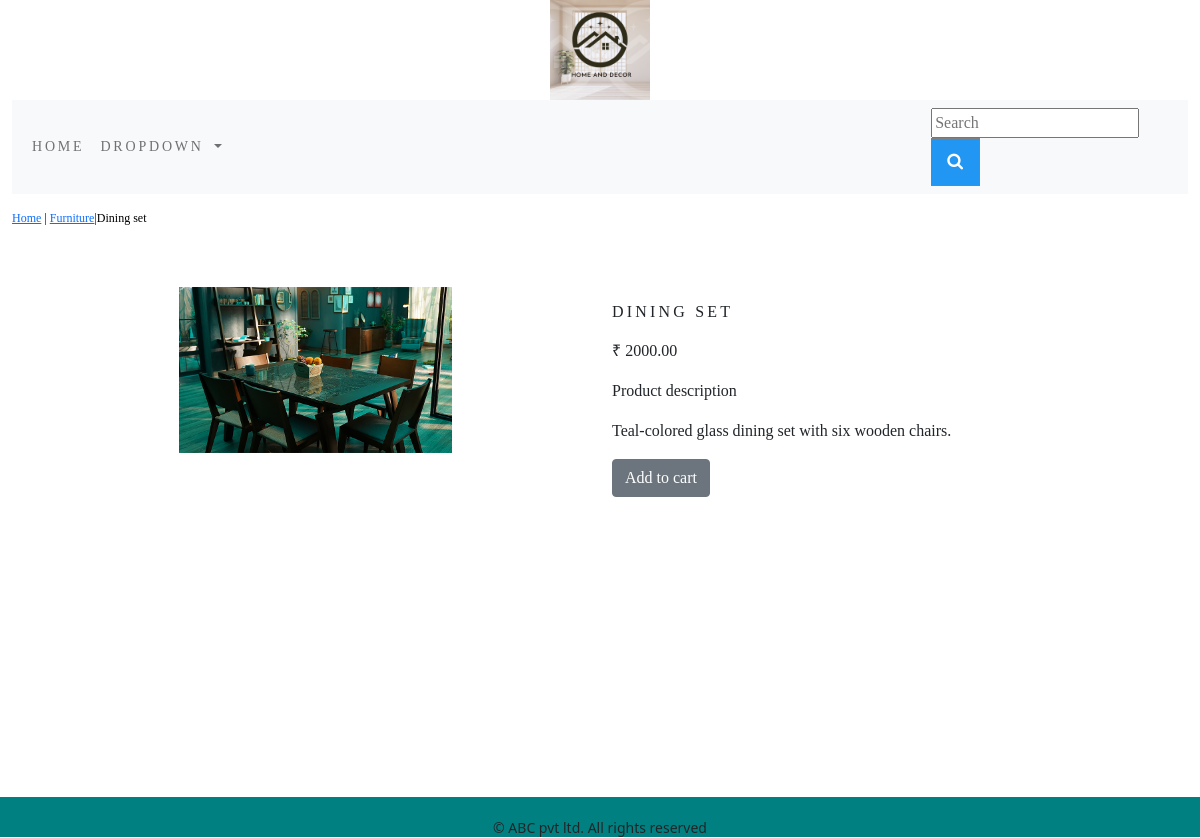
Screenshot of /ecom/furniture/dining-set/ with the database file from the repository.
### ecom_app/models.py (models this page shows, shortened)
class Product(models.Model):
    name = models.CharField(max_length=250, unique=True)
    slug = models.SlugField(max_length=250, unique=True)
    description = models.TextField(blank=True)
    price = models.DecimalField(max_digits=10, decimal_places=2)
    category = models.ForeignKey(Category, on_delete=models.CASCADE)
    image = models.ImageField(upload_to='product', blank=True)
    stock = models.IntegerField()
    available = models.BooleanField(default=True)
    created = models.DateTimeField(auto_now_add=True)
    updated = models.DateTimeField(auto_now=True)
    class Meta:
        ordering = ('name',)
        verbose_name = 'product'
        verbose_name_plural = 'products'

class Category(models.Model):
    name = models.CharField(max_length=250, unique=True)
    slug = models.SlugField(max_length=250, unique=True)
    description = models.TextField(blank=True)
    image = models.ImageField(upload_to='category', blank=True)
    class Meta:
        ordering = ('name',)
        verbose_name = 'category'
        verbose_name_plural = 'categories'
    def get_url(self):
        return reverse('ecom_app:products_by_category', args=[self.slug])
    def __str__(self):
        return '{}'.format(self.name)

### ecom_app/views.py (the view)
# urls.py: path('<slug:c_slug>/<slug:product_slug>/', views.proDetail, name='prodCatdetail'),
def proDetail(request, c_slug, product_slug):
    try:
        product = Product.objects.get(category__slug=c_slug, slug=product_slug)
    except Exception as e:
        raise e
    return render(request, 'product.html', {'product': product})

### cart/context_processors.py (called while the page is built)
def counter(request):
    item_count = 0
    if 'admin' in request.path:
        return {}
    else:
        try:
            cart = Cart.objects.filter(cart_id=cart_id(request))
            cart_items = CartItem.objects.all().filter(cart=cart[:1])
            for cart_item in cart_items:
                item_count += cart_item.quantity
        except Cart.DoesNotExist:
            item_count = 0
    return dict(item_count=item_count)

### cart/views.py (called while the page is built)
def cart_id(request):
    cart = request.session.session_key
    if not cart:
        cart = request.session.create()
    return cart

### ecom_app/context_processors.py (called while the page is built)
def menu_links(request):
    links = Category.objects.all()
    return dict(links=links)

### templates/product.html (shortened to what this page needs)
{% extends 'base.html' %}
{% load static %}
{% block content %}
<div class="row my_prod_row_class">
    <div class="mx_auto">
        <p><a href="{% url 'ecom_app:allProductCat' %}">Home</a> | <a href="{{product.category.get_url}}">{{product.category}}</a>|{{product.name}}</p>
    </div>
</div>
<div class="container">
<br>
<div class="row">
    <div class="col-12 col-sm-12 col-md-12 col-lg-6 text-center">
        <div style="min-width : 18rem">
            <img class="my_prod_image" src="{{product.image.url}}" alt="{{product.name}}">
        </div>
    </div>
        <div class="col-12 col-sm-12 col-md-12 col-lg-6">
            <div>
            <h1 class="my_prod_title">{{product.name}}</h1>
            <p>₹ {{product.price}}</p>
            <p class="my_desc_title">Product description</p>
            <p class="text-justify my_prod_text">{{product.description}}</p>
            {% if product.stock <= 0 %}
            <p class="text-justify my_prod_text"><b>Out of stock</b></p>
            {% else %}
            <a class="btn btn-secondary" href="{% url 'cart:add_to_cart' product.id %}">Add to cart</a>
            {% endif %}
            </div>
        </div>
    </div>
</div>
{% endblock %}

### static/css/custom.css (style rules this page uses)
.my_prod_row_class { padding-top : 15px; padding-bottom : 20px; }
.my_prod_row_class .mx_auto { color : #000; font-size : 12px; text-decoration : none; }
.my_prod_title { font-size : 16px; text-transform : uppercase; letter-spacing : .2em; padding-top : 15px; padding-bottom : 10px; }
.my_prod_text { padding-right : 20px; }
.my_prod_image { width : 50%; height : 25%; }

### rows the page displays
Product: category "Furniture", name "Dining set", image (picture), name "DINING SET", price "2000.00", description "Teal-colored glass dining set with six wooden chairs."
